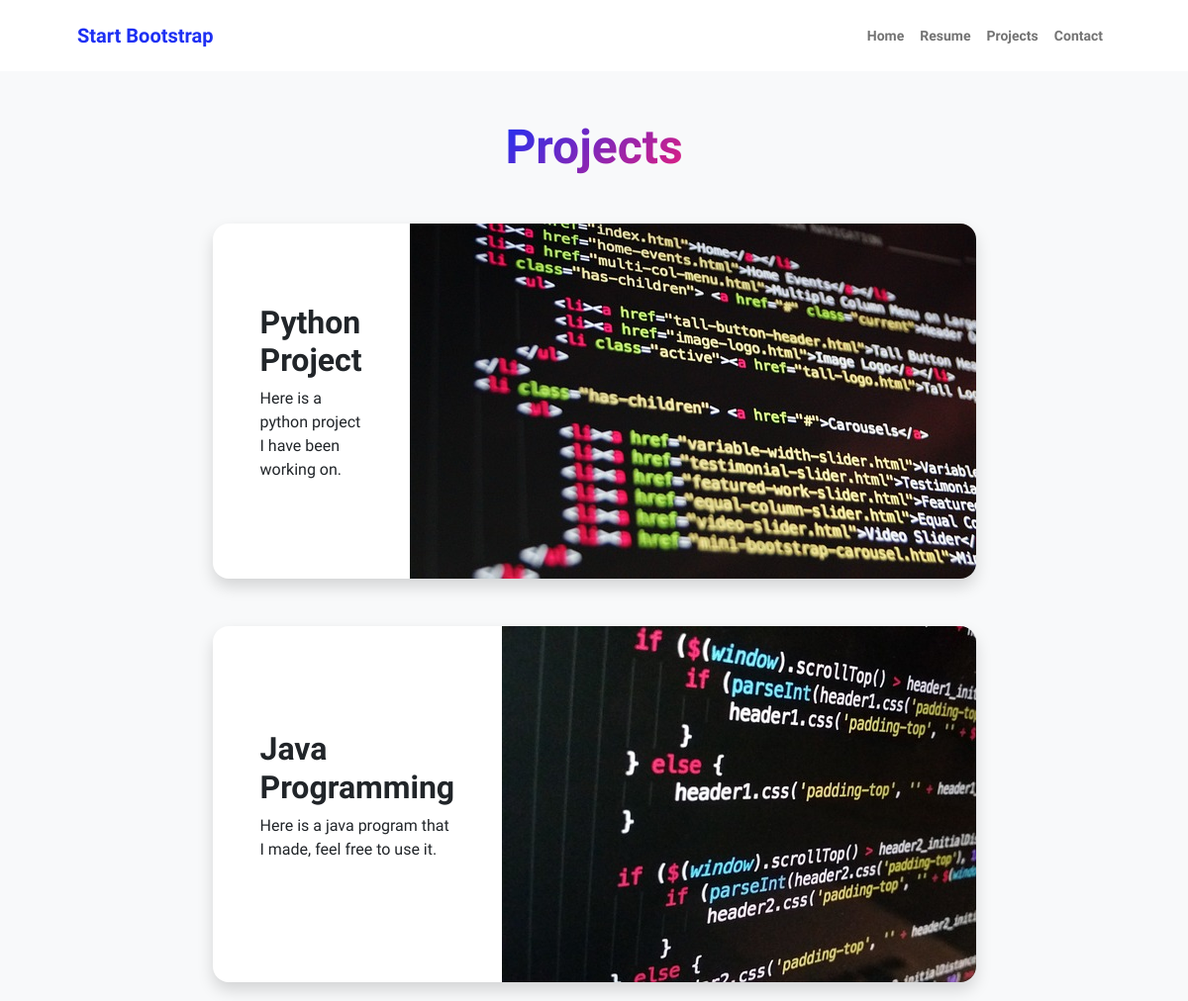
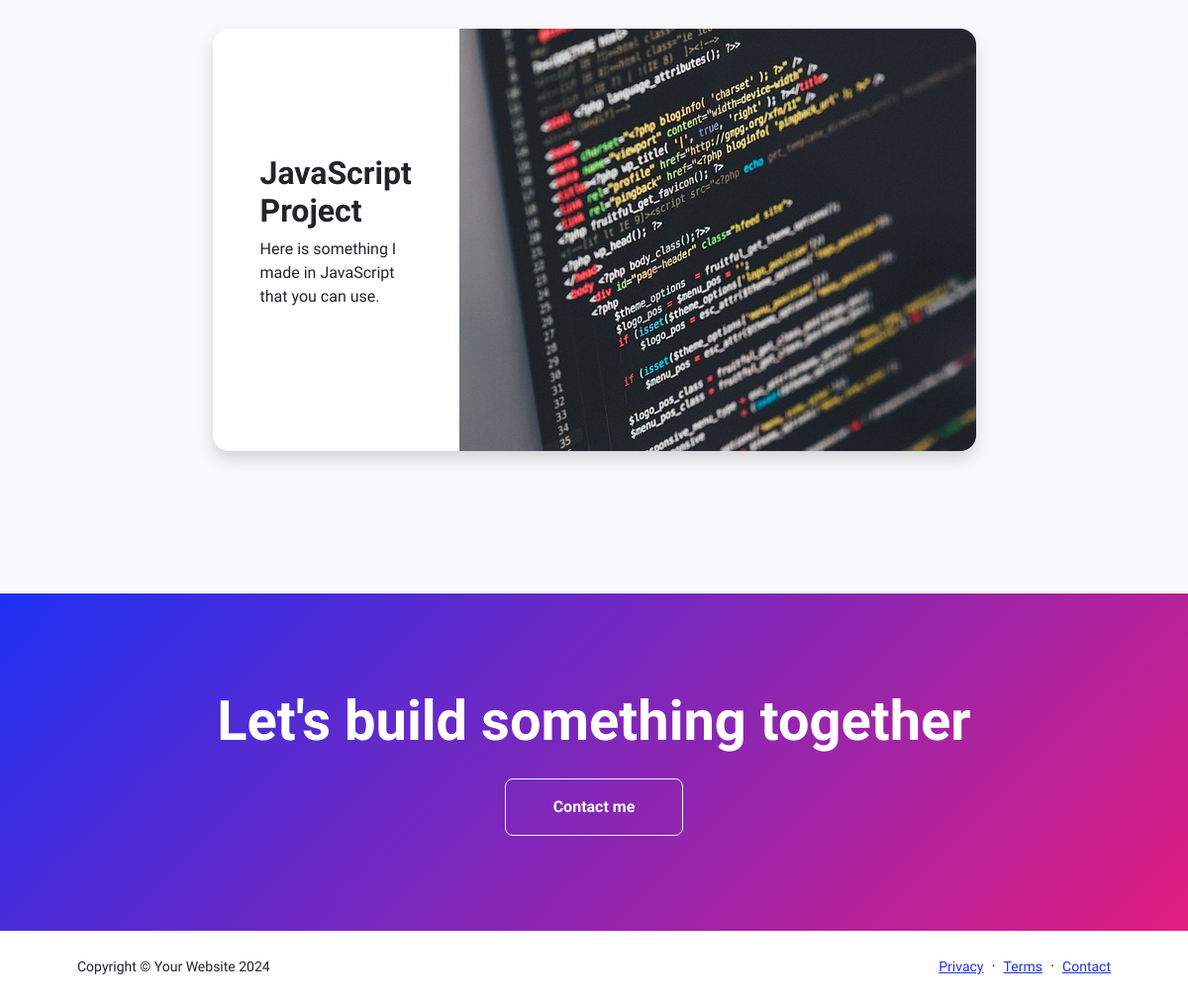
The app's page /projects with its own data (2 pictures, top to bottom).
### projects/models.py (models this page shows, shortened)
class Project(models.Model):
  name = models.CharField(max_length=255)
  description = models.TextField()
  image = models.ImageField(upload_to='images/')

### projects/views.py (the view)
# urls.py: path('',include("projects.urls"))
def projects(request):
  all_objects = Project.objects.all()
  return render(request, "projects.html", {"projects": all_objects})

### projects/templates/projects.html (shortened to what this page needs)
<!DOCTYPE html>
<html lang="en">
    <head>
        <link href="https://cdn.jsdelivr.net/npm/bootstrap-icons@1.8.1/font/bootstrap-icons.css" rel="stylesheet" />
        <link href="static/css/styles.css" rel="stylesheet" />
    </head>
    <body class="d-flex flex-column h-100 bg-light">
        <main class="flex-shrink-0">
            <nav class="navbar navbar-expand-lg navbar-light bg-white py-3">
                <div class="container px-5">
                    <a class="navbar-brand" href="index"><span class="fw-bolder text-primary">Start Bootstrap</span></a>
                    <div class="collapse navbar-collapse" id="navbarSupportedContent">
                        <ul class="navbar-nav ms-auto mb-2 mb-lg-0 small fw-bolder">
                            <li class="nav-item"><a class="nav-link" href="index">Home</a></li>
                            <li class="nav-item"><a class="nav-link" href="resume">Resume</a></li>
                            <li class="nav-item"><a class="nav-link" href="projects">Projects</a></li>
                            <li class="nav-item"><a class="nav-link" href="contact">Contact</a></li>
                        </ul>
                    </div>
                </div>
            </nav>
            <section class="py-5">
                <div class="container px-5 mb-5">
                    <div class="text-center mb-5">
                        <h1 class="display-5 fw-bolder mb-0"><span class="text-gradient d-inline">Projects</span></h1>
                    </div>
                    <div class="row gx-5 justify-content-center">
                        <div class="col-lg-11 col-xl-9 col-xxl-8">
                             {% for proj in projects %}
                            <div class="card overflow-hidden shadow rounded-4 border-0 mb-5">
                                <div class="card-body p-0">
                                    <div class="d-flex align-items-center">
                                        <div class="p-5">
                                            <h2 class="fw-bolder">{{ proj.name }}</h2>
                                            <p>{{ proj.description}}</p>
                                        </div>
                                        <img class="img-fluid" src={{ proj.image.url }} alt="..." />
                                    </div>
                                </div>
                            </div>
                            {% endfor %}
                        </div>
                    </div>
                </div>
            </section>
            <section class="py-5 bg-gradient-primary-to-secondary text-white">
                <div class="container px-5 my-5">
                    <div class="text-center">
                        <h2 class="display-4 fw-bolder mb-4">Let's build something together</h2>
                        <a class="btn btn-outline-light btn-lg px-5 py-3 fs-6 fw-bolder" href="#">Contact me</a>
                    </div>
                </div>
            </section>
        </main>
        <footer class="bg-white py-4 mt-auto">
            <div class="container px-5">
                <div class="row align-items-center justify-content-between flex-column flex-sm-row">
                    <div class="col-auto"><div class="small m-0">Copyright &copy; Your Website 2024</div></div>
                    <div class="col-auto">
                        <a class="small" href="#!">Privacy</a>
                        <span class="mx-1">&middot;</span>
                        <a class="small" href="#!">Terms</a>
                        <span class="mx-1">&middot;</span>
                        <a class="small" href="#!">Contact</a>
                    </div>
                </div>
            </div>
        </footer>
    </body>
</html>

### records on screen
Project: name "Python Project", description "Here is a python project I have been working on.", image (picture)
Project: name "Java Programming", description "Here is a java program that I made, feel free to use it.", image (picture)
Project: name "JavaScript Project", description "Here is something I made in JavaScript that you can use.", image (picture)
